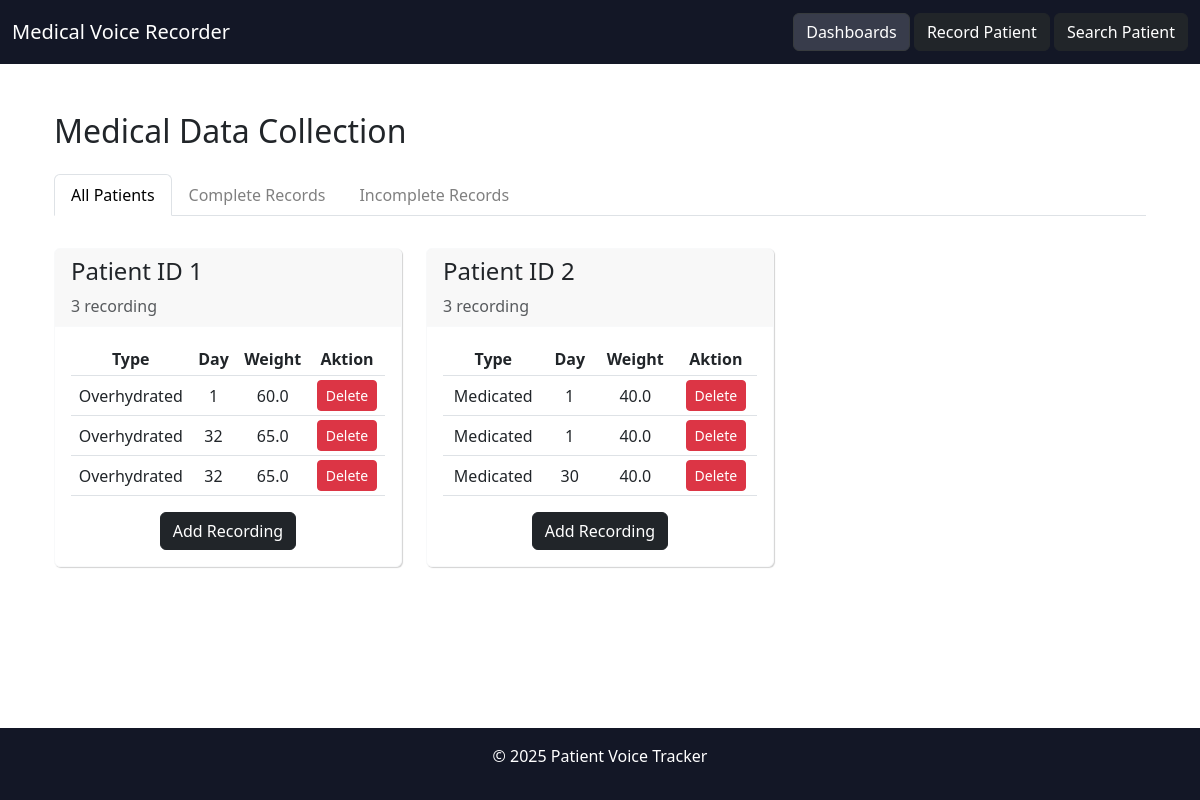
Before: /dashboards with the older database file.
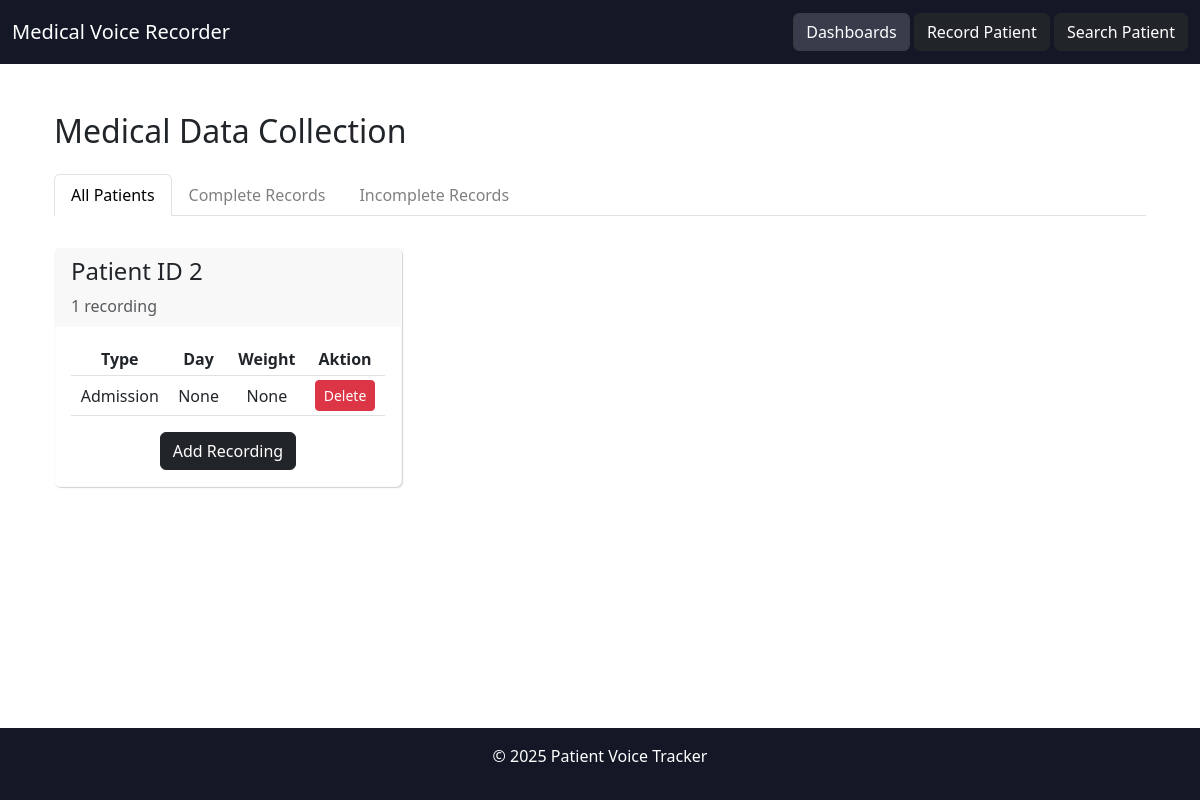
After: the same page with the newer database file.
### models.py (models this page shows)
class Patient(db.Model):
    id = db.Column(db.Integer, primary_key=True)

class Recording(db.Model):
    id = db.Column(db.Integer, primary_key=True)
    patient_id = db.Column(db.Integer, nullable=False)
    recording_type = db.Column(db.String(100), nullable=False)
    hospitalization_day = db.Column(db.Integer, nullable=True)
    age = db.Column(db.Integer, nullable=True)
    gender = db.Column(db.String(10), nullable=True)
    height = db.Column(db.Float, nullable=True)
    diagnosis = db.Column(db.String(500), nullable=True)
    medication = db.Column(db.String(2000), nullable=True)
    comorbidities = db.Column(db.String(1000), nullable=True)
    admission_date = db.Column(db.Date, nullable=True)
    ntprobnp = db.Column(db.Float, nullable=True)
    kalium = db.Column(db.Float, nullable=True)
    natrium = db.Column(db.Float, nullable=True)
    kreatinin_gfr = db.Column(db.String(100), nullable=True)
    harnstoff = db.Column(db.Float, nullable=True)
    hb = db.Column(db.Float, nullable=True)
    initial_weight = db.Column(db.Float, nullable=True)
    initial_bp = db.Column(db.String(50), nullable=True)
    kccq1a = db.Column(db.Integer, nullable=True)
    kccq1b = db.Column(db.Integer, nullable=True)
    kccq1c = db.Column(db.Integer, nullable=True)
    kccq1d = db.Column(db.Integer, nullable=True)
    kccq1e = db.Column(db.Integer, nullable=True)
    kccq1f = db.Column(db.Integer, nullable=True)
    kccq2 = db.Column(db.Integer, nullable=True)
    kccq3 = db.Column(db.Integer, nullable=True)
    kccq4 = db.Column(db.Integer, nullable=True)
    kccq5 = db.Column(db.Integer, nullable=True)
    kccq6 = db.Column(db.Integer, nullable=True)
    kccq7 = db.Column(db.Integer, nullable=True)
    kccq8 = db.Column(db.Integer, nullable=True)
    kccq9 = db.Column(db.Integer, nullable=True)
    kccq10 = db.Column(db.Integer, nullable=True)
    kccq11 = db.Column(db.Integer, nullable=True)
    kccq12 = db.Column(db.Integer, nullable=True)
    kccq13 = db.Column(db.Integer, nullable=True)
    kccq14 = db.Column(db.Integer, nullable=True)
    kccq15a = db.Column(db.Integer, nullable=True)
    kccq15b = db.Column(db.Integer, nullable=True)
    kccq15c = db.Column(db.Integer, nullable=True)
    kccq15d = db.Column(db.Integer, nullable=True)
    kccq16 = db.Column(db.Integer, nullable=True)
    weight = db.Column(db.Float, nullable=True)
    bp = db.Column(db.String(50), nullable=True)
    pulse = db.Column(db.Integer, nullable=True)
    medication_changes = db.Column(db.String(2000), nullable=True)
    kalium_daily = db.Column(db.Float, nullable=True)
    natrium_daily = db.Column(db.Float, nullable=True)
    kreatinin_gfr_daily = db.Column(db.String(100), nullable=True)
    harnstoff_daily = db.Column(db.Float, nullable=True)
    hb_daily = db.Column(db.Float, nullable=True)
    ntprobnp_daily = db.Column(db.Float, nullable=True)
    abschluss_labor = db.Column(db.String(2000), nullable=True)
    current_weight = db.Column(db.Float, nullable=True)
    discharge_medication = db.Column(db.String(2000), nullable=True)
    discharge_date = db.Column(db.Date, nullable=True)
    voice_sample = db.Column(db.LargeBinary, nullable=True)
    date = db.Column(db.DateTime, nullable=False, default=datetime.datetime.now)

### views.py (the view)
@views.route('/dashboards')
def dashboards():
    patients = Patient.query.all()
    recordings = Recording.query.all()
    recordings_by_patient = {}
    complete_records_by_patient = {}
    incomplete_records_by_patient = {}
    required_fields_by_type = {
        "admission": [
            "recording_type", "hospitalization_day", "age", "gender", "height", "diagnosis", "medication", "comorbidities",
            "admission_date", "ntprobnp", "kalium", "natrium", "kreatinin_gfr", "harnstoff", "hb",
            "initial_weight", "initial_bp", "voice_sample",
            "kccq1a", "kccq1b", "kccq1c", "kccq1d", "kccq1e", "kccq1f",
            "kccq2", "kccq3", "kccq4", "kccq5", "kccq6", "kccq7", "kccq8", "kccq9", "kccq10", "kccq11",
            "kccq12", "kccq13", "kccq14", "kccq15a", "kccq15b", "kccq15c", "kccq15d", "kccq16"
        ],
        "daily": [
            "recording_type", "hospitalization_day", "weight", "bp", "pulse", "voice_sample",
            "medication_changes", "kalium_daily", "natrium_daily", "kreatinin_gfr_daily", "harnstoff_daily", "hb_daily", "ntprobnp_daily"
        ],
        "discharge": [
            "recording_type", "hospitalization_day", "ntprobnp", "kalium", "natrium", "kreatinin_gfr", "harnstoff", "hb",
            "current_weight", "discharge_medication", "discharge_date", "voice_sample",
            "kccq1a", "kccq1b", "kccq1c", "kccq1d", "kccq1e", "kccq1f",
            "kccq2", "kccq3", "kccq4", "kccq5", "kccq6", "kccq7", "kccq8", "kccq9", "kccq10", "kccq11",
            "kccq12", "kccq13", "kccq14", "kccq15a", "kccq15b", "kccq15c", "kccq15d", "kccq16"
        ]
    }
    for recording in recordings:
        rec_type = (recording.recording_type or "").lower()
        required_fields = required_fields_by_type.get(rec_type, ["recording_type", "hospitalization_day", "voice_sample"])
        is_complete = True
        for field in required_fields:
            value = getattr(recording, field, None)
            if value in (None, '', 0):
                is_complete = False
                break
        recordings_by_patient.setdefault(recording.patient_id, []).append(recording)
        if is_complete:
            complete_records_by_patient.setdefault(recording.patient_id, []).append(recording)
        else:
            incomplete_records_by_patient.setdefault(recording.patient_id, []).append(recording)
    return render_template(
        'dashboards.html',
        patients=patients,
        recordings_by_patient=recordings_by_patient,
        complete_records_by_patient=complete_records_by_patient,
        incomplete_records_by_patient=incomplete_records_by_patient
    )

### templates/dashboards.html (shortened to what this page needs)
{% extends 'base.html' %}
{% block content %}
<div class="row">
    <div class="col">
        <div class="container-fluid">
            <h2>Medical Data Collection</h2>
            <ul class="nav nav-tabs mt-4" id="dataTabs" role="tablist" >
                <li class="nav-item" role="presentation">
                    <button class="nav-link active" id="all-patients-tab" data-bs-toggle="tab" data-bs-target="#all-patients" type="button" role="tab" aria-controls="all-patients" aria-selected="true">All Patients</button>
                </li>
                <li class="nav-item" role="presentation">
                    <button class="nav-link" id="complete-records-tab" data-bs-toggle="tab" data-bs-target="#complete-records" type="button" role="tab" aria-controls="complete-records" aria-selected="false">Complete Records</button>
                </li>
                <li class="nav-item" role="presentation">
                    <button class="nav-link" id="incomplete-records-tab" data-bs-toggle="tab" data-bs-target="#incomplete-records" type="button" role="tab" aria-controls="incomplete-records" aria-selected="false">Incomplete Records</button>
                </li>
            </ul>
            <div class="tab-content" id="dataTabsContent">
                <div class="tab-pane fade show active" id="all-patients" role="tabpanel" aria-labelledby="all-patients-tab">
                    {% for patient in patients %}
                        {% if loop.index0 % 3 == 0 %}
                            <div class="row mt-3">
                        {% endif %}
                        <div class="col-md-4">
                            {% set records = recordings_by_patient.get(patient.id, []) %}
                            <div class="card border-light mt-3" style="box-shadow: 1px 1px 1px lightgray;">
                                <div class="card-header border-light">
                                    <h4>Patient ID {{ patient.id }}</h4>
                                    <div class="text-muted">{{ records | length }} recording</div>
                                </div>
                                <div class="card-body" style="max-height: 300px; overflow-y: auto;">
                                    <table class="table table-sm text-center equal-cols">
                                        <thead>
                                            <tr>
                                                <th>Type</th>
                                                <th>Day</th>
                                                <th>Weight</th>
                                                <th>Aktion</th>
                                            </tr>
                                        </thead>
                                        <tbody>
                                            {% for record in records %}
                                                <tr>
                                                    <td>{{ record.recording_type|capitalize }}</td>
                                                    <td>{{ record.hospitalization_day }}</td>
                                                    <td>{{ record.weight }}</td>
                                                    <td>
                                                        <form method="POST" action="{{ url_for('views.delete_recording', recording_id=record.id) }}" style="display:inline;">
                                                            <button type="submit" class="btn btn-sm btn-danger" onclick="return confirm('Wirklich löschen?');">Delete</button>
                                                        </form>
                                                    </td>
                                                </tr>
                                            {% endfor %}
                                        </tbody>
                                    </table>
                                    <div class="text-center mt-3">
                                        <a href="/recording?patient_id={{ patient.id }}" class="btn btn-dark">
                                            Add Recording
                                        </a>
                                    </div>
                                </div>
                            </div>
                        </div>
                        {% if loop.index0 % 3 == 2 or loop.last %}
                            </div>
                        {% endif %}
                    {% endfor %}
                </div>
            </div>
        </div>
            </div>
        </div>
{% endblock %}

### templates/base.html (shortened to what this page needs)
<!DOCTYPE html>
<html lang="en">
<head>
    <link href="https://cdn.jsdelivr.net/npm/bootstrap@5.3.0/dist/css/bootstrap.min.css" rel="stylesheet">
    <link href="https://cdn.jsdelivr.net/npm/bootstrap-icons/font/bootstrap-icons.css" rel="stylesheet">
    <link rel="stylesheet" href="/static/style.css">
</head>
<body>
    <nav class="navbar " style="background-color: #131726; min-height: 8vh;" data-bs-theme="light">
        <div class="container-fluid">
          <a class="navbar-brand" style="color:white;">Medical Voice Recorder</a>
          <div style="max-width: 50%;">
            <a href="/dashboards" class=" navbutton btn btn-dark {% if request.path == '/dashboards' %}active{% endif %}">Dashboards</a>
            <a href="/recording" class="navbutton btn btn-dark {% if request.path == '/recording' %}active{% endif %}">Record Patient</a>
            <a href="/search" class="navbutton btn btn-dark {% if request.path == '/search' %}active{% endif %}">Search Patient</a>
          </div>
        </div>
      </nav>
    <main class="container my-5 " >
        {% block content %}{% endblock %}
    </main>
    <footer class="text-white text-center py-3 mt-auto" style="background-color: #131726;">
        <p>&copy; 2025 Patient Voice Tracker</p>
    </footer>
</body>
</html>

### static/style.css (style rules this page uses)
html, body { height: 100%; }
body { display: flex; flex-direction: column; }
main { flex: 1; }
.btn-dark { --bs-btn-active-bg: #383C4B; }
.nav { --bs-nav-link-color: gray; --bs-nav-link-hover-color: black; }
.card { --bs-card-height: ; }
.equal-cols th, .equal-cols td { width: 11%; text-align: center; vertical-align: middle; white-space: nowrap; }

Changed rows visible on the page:
removed Patient: id "1", records "3"
removed Recording: recording_type "Overhydrated", hospitalization_day "1", weight "60.0"
removed Recording: recording_type "Overhydrated", hospitalization_day "32", weight "65.0", shown under "1"
removed Recording: recording_type "Overhydrated", hospitalization_day "32", weight "65.0", shown under "1"
removed Recording: recording_type "Medicated", hospitalization_day "1", weight "40.0"
removed Recording: recording_type "Medicated", hospitalization_day "1", weight "40.0"
removed Recording: recording_type "Medicated", hospitalization_day "30", weight "40.0"
computed for Patient id 2: records "3" → "1"
added Recording: recording_type "Admission", hospitalization_day "None", weight "None"
